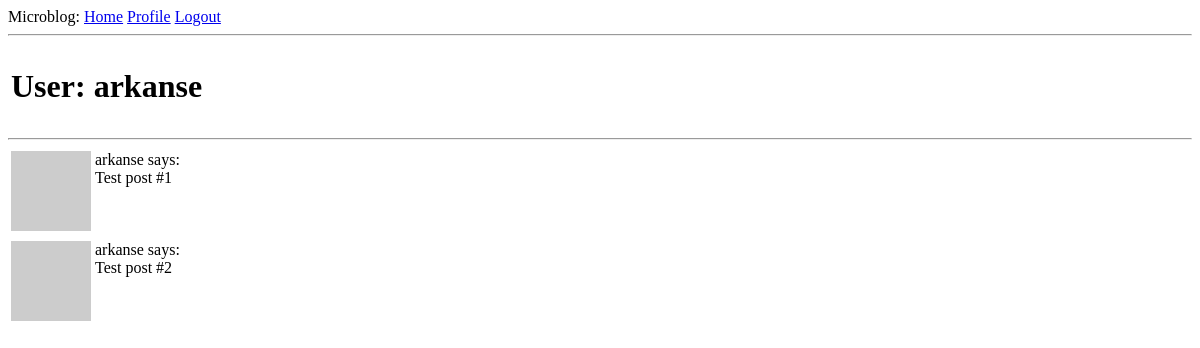
The page /user/arkanse (signed in) on the database as committed earlier.
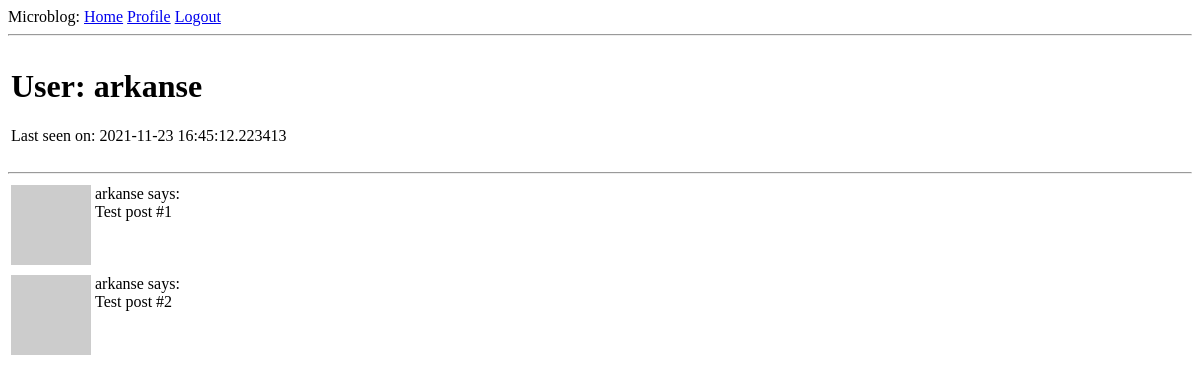
The same page on the database as committed later.
### app/models.py (models this page shows, shortened)
class User(UserMixin, db.Model):
    id = db.Column(db.Integer, primary_key=True)
    username = db.Column(db.String(64), index=True, unique=True)
    email = db.Column(db.String(120), index=True, unique=True)
    password_hash = db.Column(db.String(128))
    posts = db.relationship('Post', backref='author', lazy='dynamic')
    about_me = db.Column(db.String(140))
    last_seen = db.Column(db.DateTime, default=datetime.utcnow)
    def avatar(self, size):
        digest = md5(self.email.lower().encode('utf-8')).hexdigest()
        return f'https://www.gravatar.com/avatar/{digest}?d=identicon&s={size}'

### app/routes.py (the view)
@app.route('/user/<username>')
@login_required
def user(username):
    user = User.query.filter_by(username=username).first_or_404()
    posts = [
        {'author': user, 'body': 'Test post #1'},
        {'author': user, 'body': 'Test post #2'}
    ]
    return render_template('user.html', user=user, posts=posts)

### app/models.py (called while the page is built)
@login.user_loader
def load_user(id):
    return User.query.get(int(id))

### app/routes.py (called while the page is built)
@app.before_request
def before_request():
    if current_user.is_authenticated:
        current_user.last_seen = datetime.utcnow()
        db.session.commit()

### app/templates/user.html (shortened to what this page needs)
{% extends "base.html" %}
{% block content %}
    <table>
        <tr valign="top">
            <td>
                <h1>User: {{ user.username }}</h1>
                {% if user.last_seen %}<p>Last seen on: {{ user.last_seen }}</p>{% endif %}
            </td>
        </tr>
    </table>
    <hr>
    {% for post in posts %}
        {% include '_post.html' %}
    {% endfor %}
{% endblock %}

### app/templates/base.html (shortened to what this page needs)
<!doctype html>
<html>
    <head>
    </head>
    <body>
        <div>
          Microblog:
          <a href="{{ url_for('index') }}">Home</a>
          {% if current_user.is_anonymous %}
          <a href="{{ url_for('login') }}">Login</a>
          {% else %}
          <a href="{{ url_for('user', username=current_user.username) }}">Profile</a>
          <a href="{{ url_for('logout') }}">Logout</a>
          {% endif %}
        </div>
        <hr>
        {% block content %}{% endblock %}
    </body>
</html>

### app/templates/_post.html
    <table>
        <tr valign="top">
            <td><img src="{{ post.author.avatar(36) }}"></td>
            <td>{{ post.author.username }} says:<br>{{ post.body }}</td>
        </tr>
    </table>

Rows that differ between the two databases and show on the page:
changed User "arkanse": last_seen (not shown) → "2021-11-23 16:45:12.223413"
Other text that changed with them:
text now shown: "Last seen on:"
